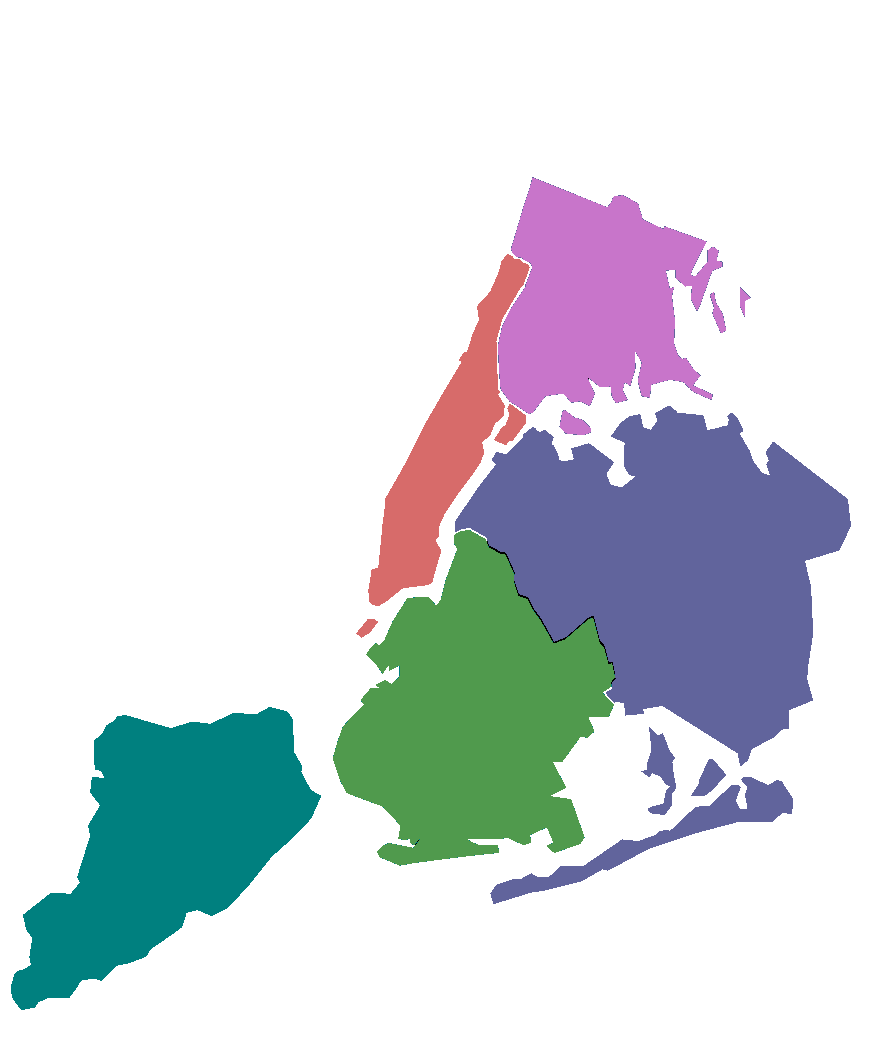
#> input picture serviceprov16/BurroughsIndxNoBg.png, 871 x 1052 px
$ python ServiceProv16.py
#> lines starting #> are read from the running program, lines starting #| are printed output that depends on the picture; after the words box and inside, x2 and y2 are one past the last pixel; in counts of white or black regions, pixels touching at a corner belong together
### serviceprov16/image.py
# -*- coding: utf-8 -*-
"""
Created on Mon Nov  2 12:24:52 2015

@author: slehar
"""

import matplotlib.pyplot as plt
import numpy as np
from PIL import Image
import axes

imgXSize = None
imgYSize = None
imgZSize = None
aspect = 1.0
xOff = None
mapImg = None
maskImg = None
burrImg = None
burrIndx = None


#########[ init map ]########
def init_map():

    global aspect, mapImg, maskImg, burrImg, burrIndx, imgXSize, imgYSize, imgZSize, xOff

    # Display Boroughs Index Map
    burrImg = Image.open('BurroughsIndxNoBg.png')
#> burrImg is the input picture: PIL image 871x1052 P; mean R, G, B, A 107.2, 115.8, 116, 69.4
    (imgXSize, imgYSize) = burrImg.size
#> imgXSize = 871; imgYSize = 1052

    burrIndx = np.array(burrImg.convert('P'))
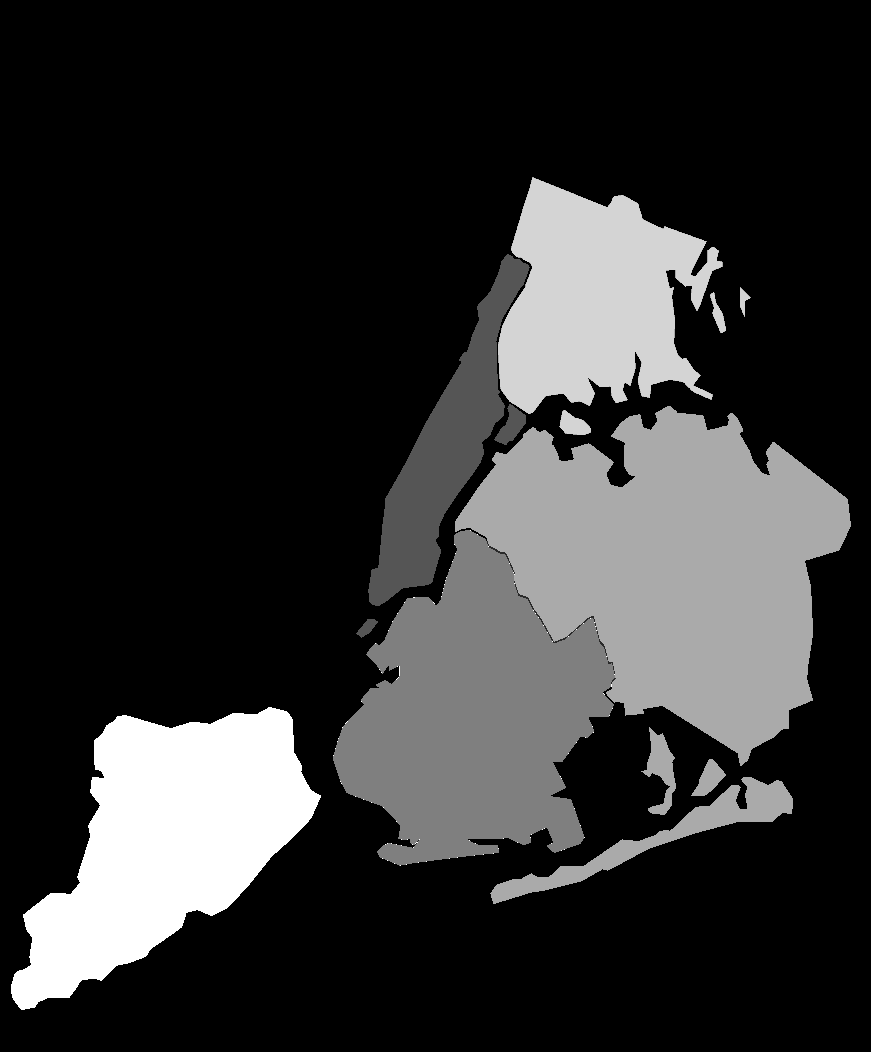
#> burrIndx: shape (1052, 871); min 0, max 6, mean 1.13; drawn with min black and max white

    # Clean up partial-surface pixels
    for y in range(imgYSize):
        for x in range(imgXSize):
            if burrIndx[y,x] not in (0, 1, 2, 3, 4, 5):
                burrIndx[y,x] = 0
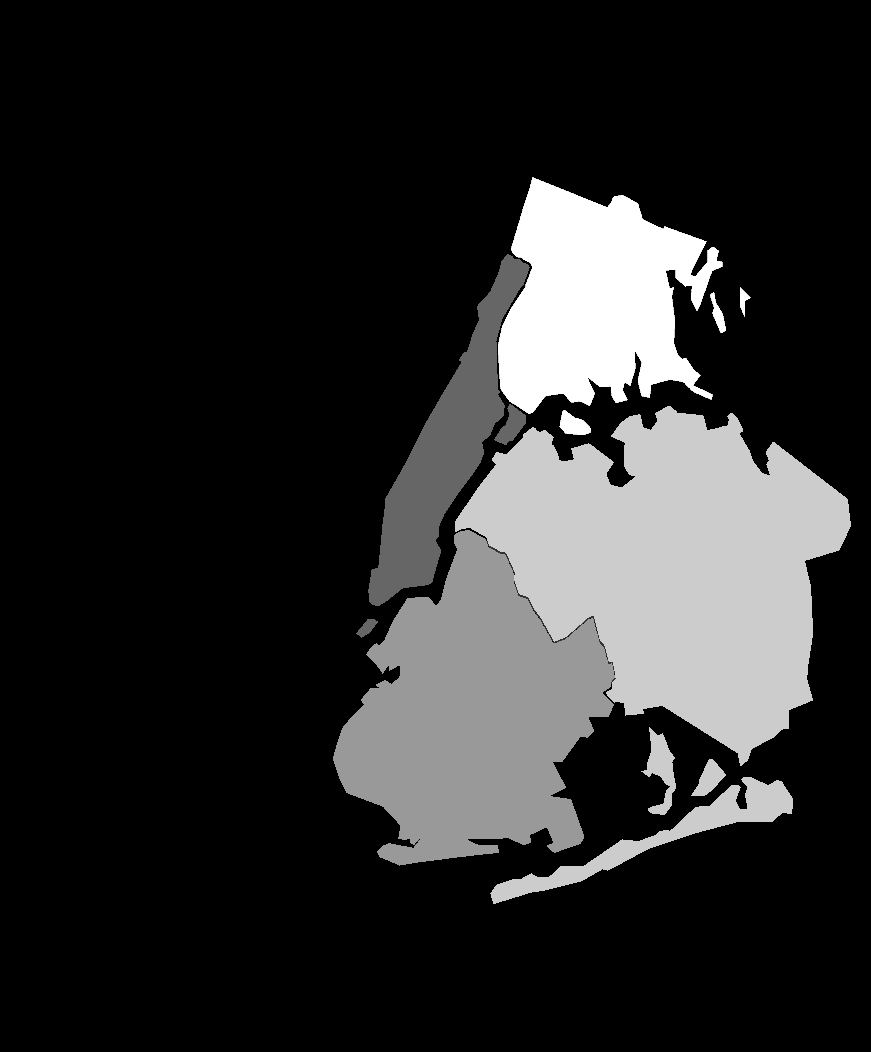
#> burrIndx: shape (1052, 871); 5.33% of pixels changed, all inside (x1, y1, x2, y2) = (11, 530, 615, 1010); drawn with min black and max white


    aspect = float(imgXSize)/float(imgYSize)
#> aspect = 0.828
    (xScale, yScale) = (imgXSize * aspect / imgXSize, 1.)
#> xScale = 0.828; yScale = 1
    xOff = (1. - xScale)/2.
#> xOff = 0.086
    # axes.ax.imshow(burrImg, extent=[xOff, xOff+xScale, 0, yScale])

    # Load Background Image
    backImg = plt.imread('UHF42EdMap.png')
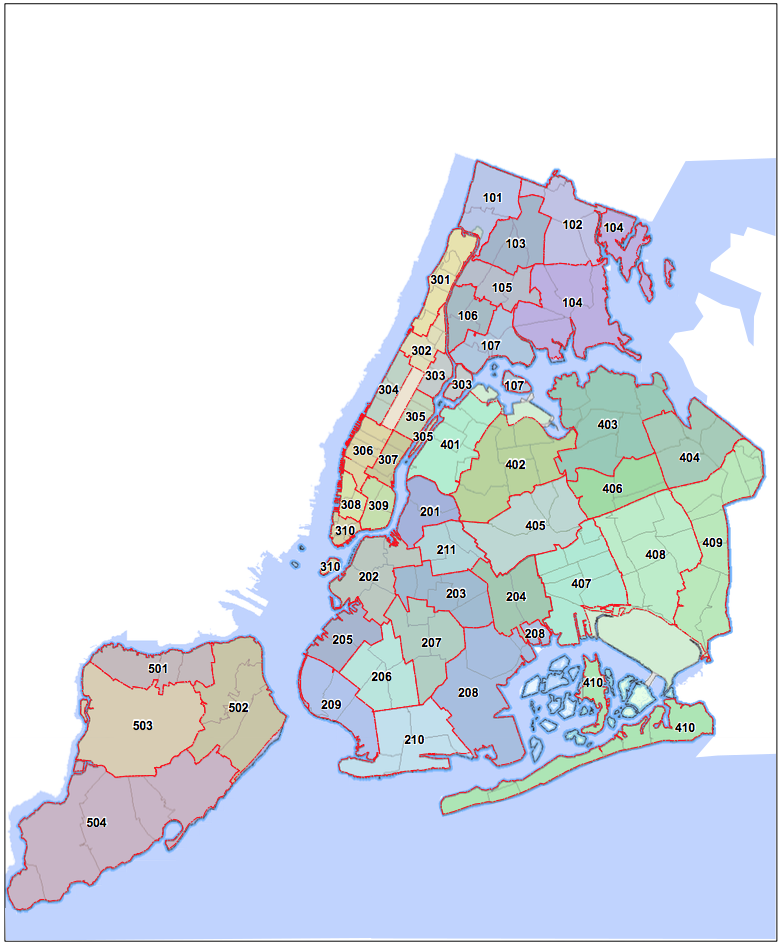
#> input picture serviceprov16/UHF42EdMap.png, 784 x 947 px
#> backImg is the input picture: shape (947, 784, 4) float32; mean R, G, B, A 0.851, 0.873, 0.913, 1
    axes.ax.imshow(backImg, extent=[xOff, xOff+xScale, 0, yScale], alpha=1)

    # Display Boroughs Index Map
    axes.ax.imshow(burrImg, extent=[xOff, xOff+xScale, 0, yScale])


    # Load mask map
    maskImg = plt.imread('BurroughsMask.png')
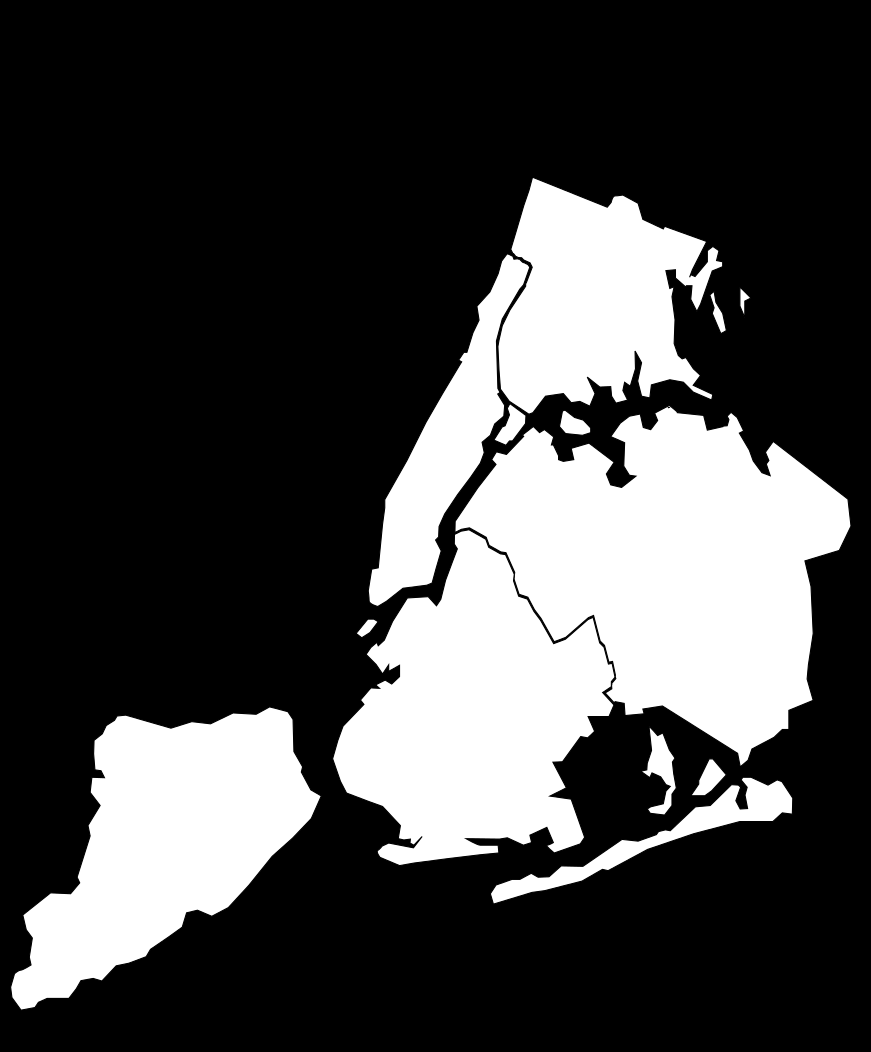
#> input picture serviceprov16/BurroughsMask.png, 871 x 1052 px
#> maskImg is the input picture: shape (1052, 871, 4) float32; mean R, G, B, A 0.267, 0.267, 0.267, 1
    axes.ax.imshow(maskImg, extent=[xOff, xOff+xScale, 0, yScale], alpha=.5)

    # Load Key Legend Image
    keyImg = plt.imread('DemoKey1.png')
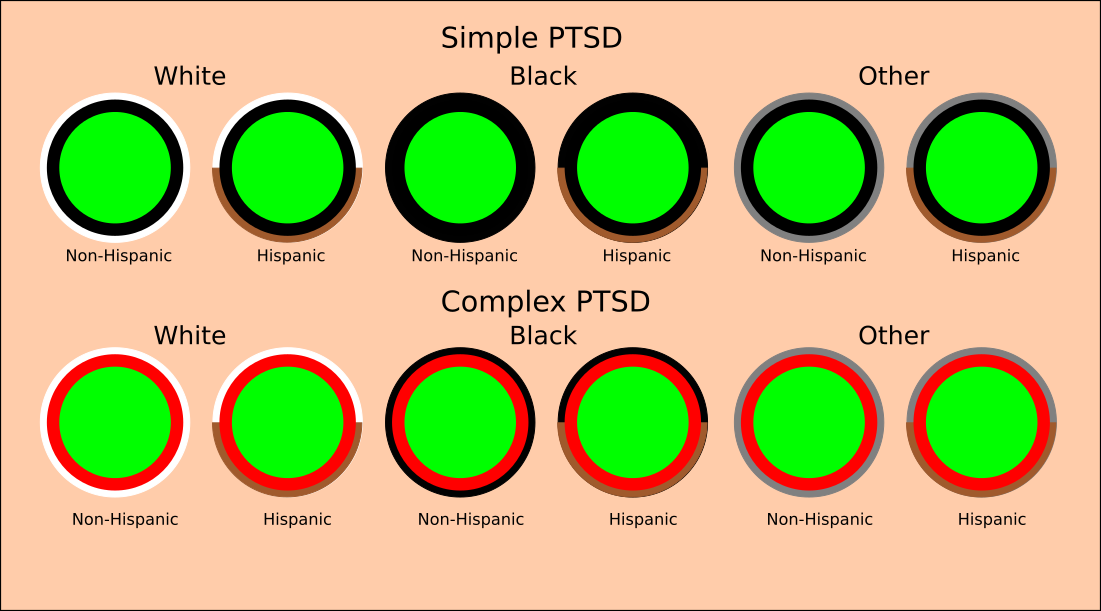
#> input picture serviceprov16/DemoKey1.png, 1101 x 611 px
#> keyImg is the input picture: shape (611, 1101, 4) float32; mean R, G, B, A 0.738, 0.735, 0.467, 1
    axes.ax5.imshow(keyImg)

### serviceprov16/agents.py
# -*- coding: utf-8 -*-
"""
Created on Fri Oct  2 15:36:41 2015

@author: slehar
"""
import sys
from random import random, seed
import numpy as np
import matplotlib.pyplot as plt
from matplotlib.path import Path
import matplotlib.patches as mpatches
from collections import deque
import StringIO
import time

# Local modules
import axes
import image
import writelog

# Global variables
avgPtsd = 0.
# nAgents = 150
nAgents = 100
nAgentsWht = 0
nAgentsBlk = 0
nAgentsOth = 0
nEnrolled = 0
maxEnrolled = 6
# standardSched = 6
standardSched = 10
steppedSched = 5
avgInput = 0.
square = None
circle = None
circRad1 = .004
circRad2 = .006
circRad3 = .008
schedList = []
schedPtr = 0
tileList = []
tileListPtr = 0
doingLogging = True
doseValue = .2
delay = 0.0
A = 0.1   # Shunting decay term
iThresh = .3 # Threshold for iVal eligibility for complex PTSD
x = 0.001
t = 0.
lastX = 0.
lastT = 0.
dt = 1.
dArray    = deque([0.])
tArray    = deque([0.])
dArrayWht = deque([0.])
dArrayBlk = deque([0.])
dArrayOth = deque([0.])
plotWidth = 500

agents = []
totInput = 0.
bezLines = []

minSep = .025
rSigma = .3

# Initialize random seed
seed(3)
writelog.init('run.log')


# Codes for four-point Bezier spline
codes = [Path.MOVETO,
         Path.CURVE4,
         Path.CURVE4,
         Path.CURVE4,
         ]

########[ probRaceEthncy ]#######
# [67 lines left out: function probRaceEthncy, not called in this run]


########[ init agents ]########
def init_agents():

    global agents, nAgents, square, circle, avgInput, \
            nAgentsWht, nAgentsBlk, nAgentsOth

    totInput = 0.
    agentId = 0

    ## for each agent
    for agtId in range(nAgents):
        writelog.write("agtId = %d\n"%agtId)
        foundSpace = False
        while not foundSpace:
            xLoc = random() * image.aspect + .1*image.aspect
            yLoc = random()
            writelog.write("agtId: % 3d  xLoc, yLoc = (%4.2f, %4.2f)\n"%(agtId, xLoc, yLoc))

            inMask  = image.maskImg[image.imgYSize - yLoc * image.imgYSize,
                                     (xLoc-image.xOff)*image.imgXSize/image.aspect + image.xOff][0]

            borough = image.burrIndx[image.imgYSize - yLoc * image.imgYSize,
                                      (xLoc-image.xOff)*image.imgXSize/image.aspect + image.xOff]
            borough -= 1  #<=== KLUDGE! (Don't know why this is necessary)
            writelog.write("agtId: % 3d  xLoc, yLoc = (%4.2f, %4.2f) borough = %3d\n"%(
                            agtId, xLoc, yLoc, borough))

            # if inMask > .5 and borough in range(1,6):  # If in the masked area check for collision
            if inMask > .9:  # If in the masked area check for collision
                writelog.write('  In borough %3d\n'%borough)
                collision = False
                for agt in range(len(agents)):
                    xLoc1 = agents[agt]['xLoc']
                    yLoc1 = agents[agt]['yLoc']
                    dx = xLoc1 - xLoc
                    dy = yLoc1 - yLoc
                    dist = np.sqrt(dx**2 + dy**2)
                    if dist < minSep:
                        collision = True
                        writelog.write("  COLLISION !!!\n")
                        break   # Stop going through more agents
                if not collision:
                    foundSpace = True
                    writelog.write("agtId: % 3d  xLoc, yLoc = (%4.2f, %4.2f) borough = %3d\n"%(
                                    agtId, xLoc, yLoc, borough))
                    writelog.write("  foundSpace!\n")
                    # Otherwise keep searching


        # Define agent's "input value" (natural wellness) and input factor
        iVal = random()
        if iVal > iThresh:
            iFact = 1.
            isComplex = False
            cmplxColor = 'k'
        else:
            if random() > .5:
                iFact = 1.
                isComplex = False
                cmplxColor = 'k'
            else:
                iFact = 0.7
                isComplex = True
                cmplxColor = 'r'


        # Set xVal to equilibrium value
        xVal = iVal/(A+iVal)
        totInput += iVal
        r = (1. - xVal)
        g = xVal

        # Define agent's race and ethnicity
        (race, ethncy) = probRaceEthncy(borough)
        if race == 'White':
            raceColor = 'w'
            nAgentsWht += 1
        elif race == 'Black':
            raceColor = 'k'
            nAgentsBlk += 1
        elif race == 'Other':
            raceColor = 'gray'
            nAgentsOth += 1

        ethVis = ethncy == 'Hispanic'

        # Define agent's triple circle & wedge

        circle1 = plt.Circle((xLoc, yLoc), circRad1, fc=(r,g,0),
                             ec=(r,g,0))
        circle2 = plt.Circle((xLoc, yLoc), circRad2, fc=cmplxColor,
                             ec=cmplxColor)
        circle3 = plt.Circle((xLoc, yLoc), circRad3, fc=raceColor,
                             ec=raceColor)
        wedge   = mpatches.Wedge((xLoc, yLoc), circRad3, 180, 0,
                                 fc='brown', ec='brown', visible=ethVis)
        axes.ax.add_patch(circle3)
        axes.ax.add_patch(wedge)
        axes.ax.add_patch(circle2)
        axes.ax.add_patch(circle1)

        # Define agent's bezier links
        verts = ((axes.provXCtr, axes.provYCtr), # Bezier lnk from prov. to here
                 ((axes.provXCtr + xLoc)/2., axes.provYCtr),
                 (xLoc, (axes.provYCtr + yLoc)/2.),
                 (xLoc, yLoc))
        bezPath = Path(verts, codes)
        bezPatch = mpatches.PathPatch(bezPath, facecolor='none',
                                  lw=1, ec='#afafaf', visible=False)

        # Agent ID number below circle
        idText = axes.ax.text(xLoc-.004, yLoc-.021, '%d'%agtId, visible=False)
        # idText = axes.ax.text(xLoc-.004, yLoc-.021, '%d'%borough, visible=True)
        # idText = axes.ax.text(xLoc-.004, yLoc-.021, '%5.2f'%inMask, visible=True)

        # Append to agents list
        agents.append({'id':agtId,
                       'circ1':circle1,
                       'circ2':circle2,
                       'circ3':circle3,
                       'wedge':wedge,
                       'bezPatch':bezPatch,
                       'xLoc':xLoc,
                       'yLoc':yLoc,
                       'xVal':xVal,
                       'iVal':iVal,
                       'iFact':iFact,
                       'isComplex':isComplex,
                       'race':race,
                       'ethncy':ethncy,
                       'treating':False,
                       'enrolled':False,
                       'treatNo':0,        # current treatment #
                       'idText':idText})
        axes.ax.add_patch(bezPatch)
        bezLines.append(bezPatch)
        agentId += 1


    avgInput = totInput/float(nAgents)

    # Service provider square and 2 sigma range
    square = plt.Rectangle((axes.provXOrg, axes.provYOrg),
                           axes.provSize, axes.provSize, fc=(0,1,0), ec='k')
    axes.ax.add_patch(square)

    # Dist feature sigma radius dashed circle
    circle = plt.Circle((axes.provXOrg, axes.provYOrg), radius=rSigma, ec='r',
                        fc='none', linestyle='dashed', visible=axes.checkDist)
    axes.ax.add_patch(circle)


# function printSched
# [270 lines left out: functions printSched, updateSched, update_agent, update, not called in this run]
    # time.sleep(.1)

### serviceprov16/axes.py
# -*- coding: utf-8 -*-
"""
Created on Fri Oct  2 15:13:56 2015

@author: slehar
"""

import matplotlib.pyplot as plt
from matplotlib.widgets import CheckButtons

import agents

# Global variables
fig = None
winXInches = 20
winYInches = 16
axXLim = (0, 1.)
axYLim = (0, 1.)
plotWidth = 500
ax2yMin, ax2yMax = (.7, .9)
line = lineWht = lineBlk = lineOth = None
provXCtr = .5
provYCtr = .95
provSize = .05
provXOrg = provXCtr - (provSize/2.)
provYOrg = provYCtr - (provSize/2.)
aspect = 1.
ax  = None
ax2 = None
ax3 = None
ax4 = None
ax5 = None
check = None


# Checkbox states
checkService = False
checkStepped = True
checkPause   = True
checkEndBen  = False
checkDist    = False

#########[ init ax Map Axes]########
def init_ax():

    global winXInches, winYInches, axXLim, axYLim, fig, ax

    plt.close('all')
    fig = plt.figure(figsize=(winXInches, winYInches))
    fig.canvas.set_window_title('ServiceProv16')
    fig.text(.8,  .9, 'Schedule', fontsize=18)
    fig.text(.78, .78, 'SPR', fontsize=16)
    fig.text(.88, .78, 'CBT', fontsize=16)
    ax = fig.add_axes([.05, .15, .64, .8])
    ax.set_xlim(axXLim)
    ax.set_ylim(axYLim)
    # [6 lines of commented-out code are left out]
def init_ax2():

    global plotWidth, ax2yMin, ax2yMax, ax2, line, lineWht, lineBlk, lineOth

    # Add axes 2 for plot trace
    ax2 = fig.add_axes([.05,.02,.64,.1])
    ax2.set_xlim(0, plotWidth)
    ax2.set_ylim(ax2yMin, ax2yMax)

    # Set up plot line in axes 2
    line,    = ax2.plot(0, 0, color='blue',   linewidth=1, linestyle='-',
                        alpha=1.0, label='All')
    lineWht, = ax2.plot(0, 0, color='red',    linewidth=1, linestyle='-',
                        alpha=1.0, label='White')
    lineBlk, = ax2.plot(0, 0, color='cyan',  linewidth=1, linestyle='-',
                        alpha=1.0, label='Black')
    lineOth, = ax2.plot(0, 0, color='orange', linewidth=1, linestyle='-',
                        alpha=1.0, label='Other')
    ax2.legend(loc=6)

#########[ init ax3  Sched Axes ]########
def init_ax3():

    global ax3

    # ax3 = fig.add_axes([.72, .8, .12, .015*agents.maxEnrolled])
    ax3 = fig.add_axes([.72, .8, .034 + (.017 * agents.standardSched), .015*agents.maxEnrolled])
    ax3.set_xticklabels([])
    ax3.set_yticklabels([])
    ax3.set_xticks(range(1, agents.standardSched+2))
    ax3.set_yticks(range(1, agents.maxEnrolled))
    ax3.set_xlim((0, agents.standardSched+2))
    ax3.set_ylim((0, agents.maxEnrolled))
    ax3.grid(True)
    # vLine1 = plt.Line2D((2,2),(0,agents.maxEnrolled), lw=4, color='g', zorder=3)
    # vLine2 = plt.Line2D((7,7),(0,agents.maxEnrolled), lw=4, color='r', zorder=3)
    vLine1 = plt.Line2D((2,2),(0,agents.maxEnrolled), lw=4, color='g', zorder=3)
    vLine2 = plt.Line2D((7,7),(0,agents.maxEnrolled), lw=4, color='r', zorder=3)
    ax3.add_line(vLine1)
    ax3.add_line(vLine2)


# Checkbox function
# [13 lines left out: function func, not called in this run]

#########[ init ax4 Checkbox Axes ]########
def init_ax4():

    global ax4, checkService, checkPause, checkEndBen, checkDist, check

    ax4 = fig.add_axes([.72, .15, .08, .12])
    ax4.set_xticklabels([])
    ax4.set_yticklabels([])
    ax4.set_xticks([])
    ax4.set_yticks([])

    # Define checkboxes
    check = CheckButtons(ax4, ('Service',   'Stepped', 'Pause',    'EndBen',    'Dist'),
                              (checkService, checkStepped, checkPause, checkEndBen, checkDist))

    # Attach checkboxes to checkbox function
    check.on_clicked(func)

########[ init ax5 Key Legend ]########
def init_ax5():

    global ax5

    ax5 = fig.add_axes([.72, .35, .25, .25])
    ax5.set_xticklabels([])
    ax5.set_yticklabels([])
    ax5.set_xticks([])
    ax5.set_yticks([])


#########[ init axes ]########
def init_axes():
    init_ax()
    init_ax2()
    init_ax3()
    init_ax4()
    init_ax5()


### serviceprov16/writelog.py
# writelog

import os
import datetime

logFilename = ''
filePointer = None

####[ initLogfile() ]####
def init(fileNameParam):
    global logFilename, filePointer

    logFilename = fileNameParam
    if os.path.exists(logFilename):
        os.remove(logFilename)
    filePointer = open(logFilename,'w')
    filePointer.write('Log file: %s %s\n\n'%
                    (logFilename, datetime.datetime.now().strftime('%Y/%m/%d %H:%M:%S')))
    filePointer.close()

####[ function writeLog ]####
def write(msg):
    fp = open(logFilename,'a')
    fp.write(msg)
    fp.close()


### serviceprov16/ServiceProv16.py
# -*- coding: utf-8 -*-
"""
Spyder Editor

This is a temporary script file.
"""

import matplotlib.pyplot as plt
import matplotlib.animation as animation

import axes
import agents
import image

axes.init_axes()
image.init_map()
#> (the run stopped early here; a loop or call above may not have finished)
